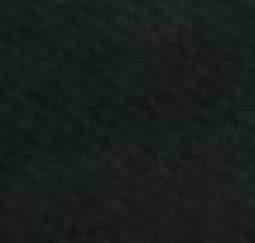
#> input picture backend/vision/tile_library/backgrounds/4.jpg, 85 x 81 px (shown 3 times larger)
$ python -i dataset.py   (imports and definitions only)
#> lines starting #> are read from the running program, lines starting #| are printed output that depends on the picture
#> further down, picture is the input picture: shape (81, 85, 3); mean B, G, R 28.7, 30.4, 25
import os
import cv2
import shutil
import random
import numpy as np

# =============================================================================
# PATHS
# =============================================================================

BASE_DIR   = os.path.dirname(os.path.abspath(__file__))
RAW_ROOT   = os.path.join(BASE_DIR, "tile_library", "raw")
REAL_ROOT  = os.path.join(BASE_DIR, "tile_library", "real")
BG_ROOT    = os.path.join(BASE_DIR, "tile_library", "backgrounds")
SYNTH_ROOT = os.path.join(BASE_DIR, "tile_library", "synthetic")

# =============================================================================
# CONFIGURATION
# =============================================================================

TRAIN_SPLIT      = 0.7
IMG_SIZE         = 128

# Samples per tile for all classifiers EXCEPT layer1
SAMPLES_PER_TILE     = 500
VAL_SAMPLES_PER_TILE = 50

# Char gets more data — Chinese characters are visually similar and need more signal
CHAR_SAMPLES_PER_TILE     = 1500
CHAR_VAL_SAMPLES_PER_TILE = 100

# Dot gets more data + high grayscale — force dot counting instead of color shortcuts
DOT_SAMPLES_PER_TILE     = 1500
DOT_VAL_SAMPLES_PER_TILE = 100
DOT_GRAYSCALE_FRACTION   = 0.40

# Layer1 group classifier — balanced per group, not per tile
# suit=27 tiles, honor=7, bonus=8 → target 27*500=13500 per group
# so honor gets 13500/7 ≈ 1928 per tile, bonus gets 13500/8 ≈ 1687 per tile
LAYER1_SUIT_SAMPLES_PER_TILE  = 500
LAYER1_HONOR_SAMPLES_PER_TILE = 1929   # 7 tiles × 1929 ≈ 13503
LAYER1_BONUS_SAMPLES_PER_TILE = 1688   # 8 tiles × 1688 = 13504

# Layer1 val — balanced per group, targeting ~700 per group (≈2100 total)
# suit: 27 × 26 = 702, honor: 7 × 100 = 700, bonus: 8 × 88 = 704
LAYER1_SUIT_VAL_PER_TILE  = 26
LAYER1_HONOR_VAL_PER_TILE = 100
LAYER1_BONUS_VAL_PER_TILE = 88

# Train tier ratios — applied proportionally to whatever SAMPLES_PER_TILE is used
TIER_RATIOS = (0.50, 0.35, 0.15)   # minimal, moderate, aggressive

# Val tier distribution (fixed counts, must sum to VAL_SAMPLES_PER_TILE)
VAL_TIER_CLEAN    = 20
VAL_TIER_MODERATE = 20
VAL_TIER_COLOR    = 10

# Grayscale fractions
GRAYSCALE_FRACTION       = 0.80   # high grayscale — force shape learning across all classifiers
HONOR_GRAYSCALE_FRACTION = 0.80   # force shape learning for honor
# DOT_GRAYSCALE_FRACTION defined above with dot config

# Wind gets more data — 4 similar Chinese characters need more signal
WIND_SAMPLES_PER_TILE     = 1500
WIND_VAL_SAMPLES_PER_TILE = 100

# Real crop augmentation
REAL_SAMPLES_PER_IMAGE = 50    # augmented samples generated per real crop image
# REAL_ROOT tiles use same TIER_RATIOS but lighter augmentation

# Neighbour sliver
SLIVER_PROB      = 0.3
SLIVER_THICKNESS = 6

# =============================================================================
# DATASET STRUCTURE
#
#   synthetic/layer1/                    group: suit / honor / bonus
#   synthetic/layer2/suit_type/          char / bam / dot
#   synthetic/layer2/honor_type/         wind / dragon  (2-class split)
#   synthetic/layer2/bonus_type/         animal / flower
#   synthetic/layer3/char/               1-9
#   synthetic/layer3/bam/                1-9
#   synthetic/layer3/dot/                1-9
#   synthetic/layer3/wind/               EAST / SOUTH / WEST / NORTH
#   synthetic/layer3/dragon/             RED / GREEN / WHITE
#   (no layer3 for bonus — animal/flower classification stops at layer2)
# =============================================================================

# raw_category → (group, suit_type, honor_type, bonus_type)
# honor_type is "wind" or "dragon" — used for layer2 honor_type and layer3 routing
CATEGORY_MAP = {
    "bam":    ("suit",  "bam",  None,     None),
    "dot":    ("suit",  "dot",  None,     None),
    "char":   ("suit",  "char", None,     None),
    "dragon": ("honor", None,   "dragon", None),
    "wind":   ("honor", None,   "wind",   None),
    "flower": ("bonus", None,   None,     "flower"),
    "animal": ("bonus", None,   None,     "animal"),
}

# Layer1 samples per tile, keyed by group
LAYER1_SAMPLES = {
    "suit":  LAYER1_SUIT_SAMPLES_PER_TILE,
    "honor": LAYER1_HONOR_SAMPLES_PER_TILE,
    "bonus": LAYER1_BONUS_SAMPLES_PER_TILE,
}

# Layer1 val samples per tile, keyed by group
LAYER1_VAL = {
    "suit":  LAYER1_SUIT_VAL_PER_TILE,
    "honor": LAYER1_HONOR_VAL_PER_TILE,
    "bonus": LAYER1_BONUS_VAL_PER_TILE,
}

# =============================================================================
# BACKGROUND LOADING
# =============================================================================

# [53 lines left out: functions load_backgrounds, sample_background_patch, composite_tile, not called in this run]

# =============================================================================
# AUGMENTATION PRIMITIVES
# =============================================================================

def resize(img):
    return cv2.resize(img, (IMG_SIZE, IMG_SIZE))


def rotate(img, max_angle):
#> called with max_angle = 180
    angle = random.uniform(-max_angle, max_angle)
    h, w  = img.shape[:2]
#> h = 81; w = 85
    M     = cv2.getRotationMatrix2D((w//2, h//2), angle, 1)
    return cv2.warpAffine(img, M, (w, h), borderMode=cv2.BORDER_REPLICATE)


def perspective(img, strength):
#> called with strength = 0.2
    h, w  = img.shape[:2]
#> h = 81; w = 85
    shift = strength * min(w, h)
#> shift = 16.2
    pts1  = np.float32([[0,0],[w,0],[0,h],[w,h]])
#> pts1 = [[0, 0], [85, 0], [0, 81], [85, 81]]
    pts2  = np.float32([
        [random.uniform(0,shift),   random.uniform(0,shift)],
        [w-random.uniform(0,shift), random.uniform(0,shift)],
        [random.uniform(0,shift),   h-random.uniform(0,shift)],
        [w-random.uniform(0,shift), h-random.uniform(0,shift)],
    ])
    M = cv2.getPerspectiveTransform(pts1, pts2)
    return cv2.warpPerspective(img, M, (w, h), borderMode=cv2.BORDER_REPLICATE)


def brightness(img, low, high):
#> called with low = 0.65, high = 1.35
    factor = random.uniform(low, high)
    return np.clip(img.astype(np.float32) * factor, 0, 255).astype(np.uint8)


def noise(img, max_sigma):
#> called with max_sigma = 10
    sigma = random.uniform(0, max_sigma)
    n     = np.random.normal(0, sigma, img.shape)
    return np.clip(img.astype(np.float32) + n, 0, 255).astype(np.uint8)
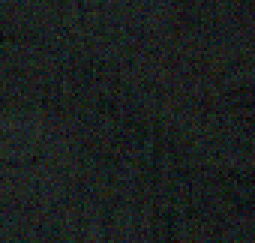
#> returned value: shape (81, 85, 3) (shown 3 times larger); mean of channels 0, 1, 2 29.3, 31.1, 25.7; drawn as B, G, R


def color_jitter(img, strength=1.0):
#> called with strength = 1
    hsv = cv2.cvtColor(img, cv2.COLOR_BGR2HSV).astype(np.float32)
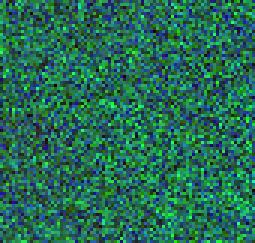
#> hsv: shape (81, 85, 3) float32 (shown 3 times larger); mean of channels 0, 1, 2 85, 108.9, 36.7; drawn as B, G, R
    hsv[:,:,0] = (hsv[:,:,0] + random.uniform(-15*strength, 15*strength)) % 180
    hsv[:,:,1] = np.clip(hsv[:,:,1] * random.uniform(1-0.4*strength, 1+0.4*strength), 0, 255)
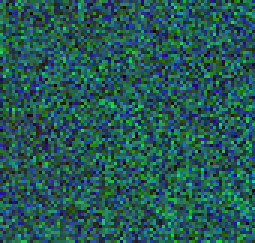
#> hsv: shape (81, 85, 3) float32 (shown 3 times larger); mean of channels 0, 1, 2 85.1, 89.9, 36.7; drawn as B, G, R
    hsv[:,:,2] = np.clip(hsv[:,:,2] * random.uniform(1-0.3*strength, 1+0.3*strength), 0, 255)
    return cv2.cvtColor(hsv.astype(np.uint8), cv2.COLOR_HSV2BGR)


def to_grayscale(img):
    gray = cv2.cvtColor(img, cv2.COLOR_BGR2GRAY)
    return cv2.cvtColor(gray, cv2.COLOR_GRAY2BGR)


def scale_jitter(img):
    factor       = random.uniform(0.85, 1.15)
    h, w         = img.shape[:2]
#> h = 81; w = 85
    new_h, new_w = int(h * factor), int(w * factor)
    resized      = cv2.resize(img, (new_w, new_h))
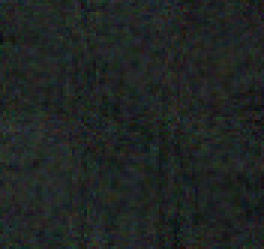
#> resized: shape (83, 88, 3) (shown 3 times larger); mean B, G, R 34.6, 36.3, 31.1
    canvas       = np.zeros((IMG_SIZE, IMG_SIZE, 3), dtype=np.uint8)
    ch = min(new_h, IMG_SIZE); cw = min(new_w, IMG_SIZE)
    canvas[:ch, :cw] = resized[:ch, :cw]
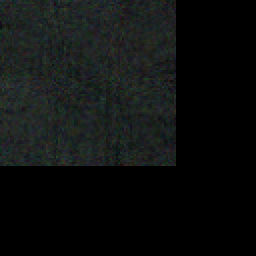
#> canvas: shape (128, 128, 3) (shown 2 times larger); mean B, G, R 15.4, 16.2, 13.9
    return canvas


def tile_tint(img):
    """Simulate real tile yellowing/cream tint under warm lighting."""
    tint  = np.array([[[random.uniform(-10, 5),    # B: slightly less
                         random.uniform(-5, 5),     # G: neutral
                         random.uniform(0, 20)]]])  # R: warmer
    return np.clip(img.astype(np.float32) + tint, 0, 255).astype(np.uint8)
#> returned value: shape (128, 128, 3)


# [29 lines left out: functions shadow_overlay, reflection_overlay, not called in this run]


def jpeg_compress(img, quality_low=50, quality_high=90):
    """Simulate JPEG compression artifacts."""
#> called with quality_low = 40, quality_high = 80
    quality = random.randint(quality_low, quality_high)
    _, enc  = cv2.imencode(".jpg", img, [cv2.IMWRITE_JPEG_QUALITY, quality])
#> enc = 1385 values, max 255 at index 0, min 0 at index 4, mean 98.98
    return cv2.imdecode(enc, cv2.IMREAD_COLOR)
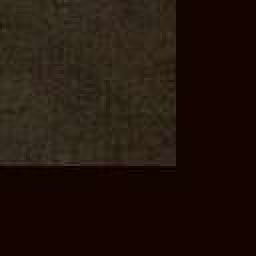
#> returned value: shape (128, 128, 3) (shown 2 times larger); mean B, G, R 12.3, 20, 33.5


# =============================================================================
# REAL CROP AUGMENTATION
# =============================================================================

# [105 lines left out: functions augment_real_minimal, augment_real_moderate, augment_real_aggressive, generate_real_sample, generate_real_for_classifier, augment_minimal and 1 more, not called in this run]


def augment_aggressive(img):
    img = rotate(img, max_angle=180)
    img = perspective(img, strength=0.20)
    img = brightness(img, low=0.65, high=1.35)
    img = noise(img, max_sigma=10)
    img = color_jitter(img, strength=1.0)
    img = scale_jitter(img)
    img = tile_tint(img)
    if random.random() < 0.5:
        img = shadow_overlay(img)
    if random.random() < 0.3:
        img = reflection_overlay(img)
    img = jpeg_compress(img, quality_low=40, quality_high=80)
    return img


# [35 lines left out: functions augment_val_moderate, generate_train_sample, generate_val_sample, not called in this run]

# =============================================================================
# SAVE HELPER
# =============================================================================

def save(img, path):
    os.makedirs(os.path.dirname(path), exist_ok=True)
    cv2.imwrite(path, img)

# =============================================================================
# PER-CLASSIFIER GENERATION
# =============================================================================

# [60 lines left out: functions make_tier_list, generate_for_classifier, not called in this run]

# =============================================================================
# MAIN GENERATION
# =============================================================================

VALID_CLASSIFIERS = ["layer1", "suit_type", "honor_type", "bonus_type", "char", "bam", "dot", "wind", "dragon"]


# [205 lines left out: function generate, not called in this run]


# [9 lines not run here, left out]

>>> import cv2
>>> picture = cv2.imread('tile_library/backgrounds/4.jpg')
>>> result = augment_aggressive(picture)
